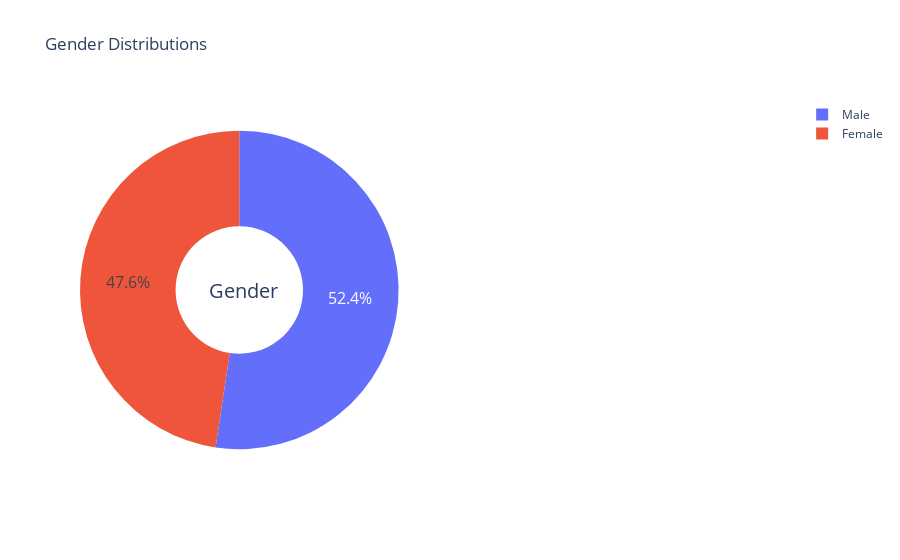

This figure's notebook cell:
### Code cell
g_labels = ['Male', 'Female']
# Create subplots: use 'domain' type for Pie subplot
fig = make_subplots(rows=1, cols=2, specs=[[{'type':'domain'}, {'type':'domain'}]])
fig.add_trace(go.Pie(labels=g_labels, values=df['gender'].value_counts(), name="Gender"),
              1, 1)
# Use `hole` to create a donut-like pie chart
fig.update_traces(hole=.4, hoverinfo="label+percent+name", textfont_size=16)

fig.update_layout(
    title_text="Gender Distributions",
    # Add annotations in the center of the donut pies.
    annotations=[dict(text='Gender', x=0.18, y=0.5, font_size=20, showarrow=False)])
fig.show()

### Figure 1 — Plotly figure (JSON) as saved in the notebook; plotly's stock layout.template omitted (floating-point values rounded to 4 significant figures)
{"data": [{"domain": {"x": [0, 0.45], "y": [0, 1]}, "hole": 0.4, "hoverinfo": "label+percent+name", "labels": ["Male", "Female"], "name": "Gender", "textfont": {"size": 16}, "type": "pie", "values": [11, 10]}], "layout": {"annotations": [{"font": {"size": 20}, "showarrow": false, "text": "Gender", "x": 0.18, "y": 0.5}], "title": {"text": "Gender Distributions"}}}
